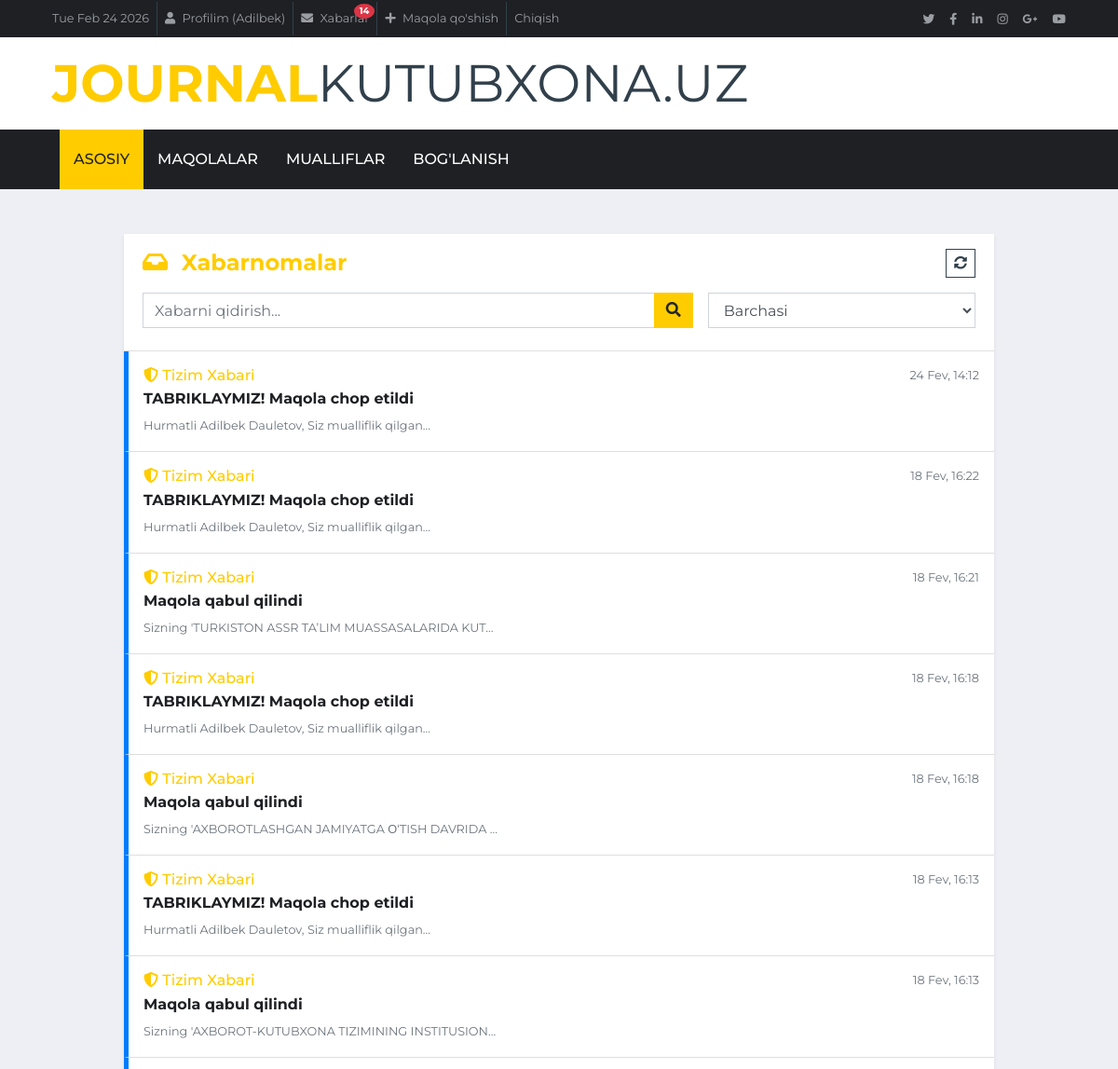
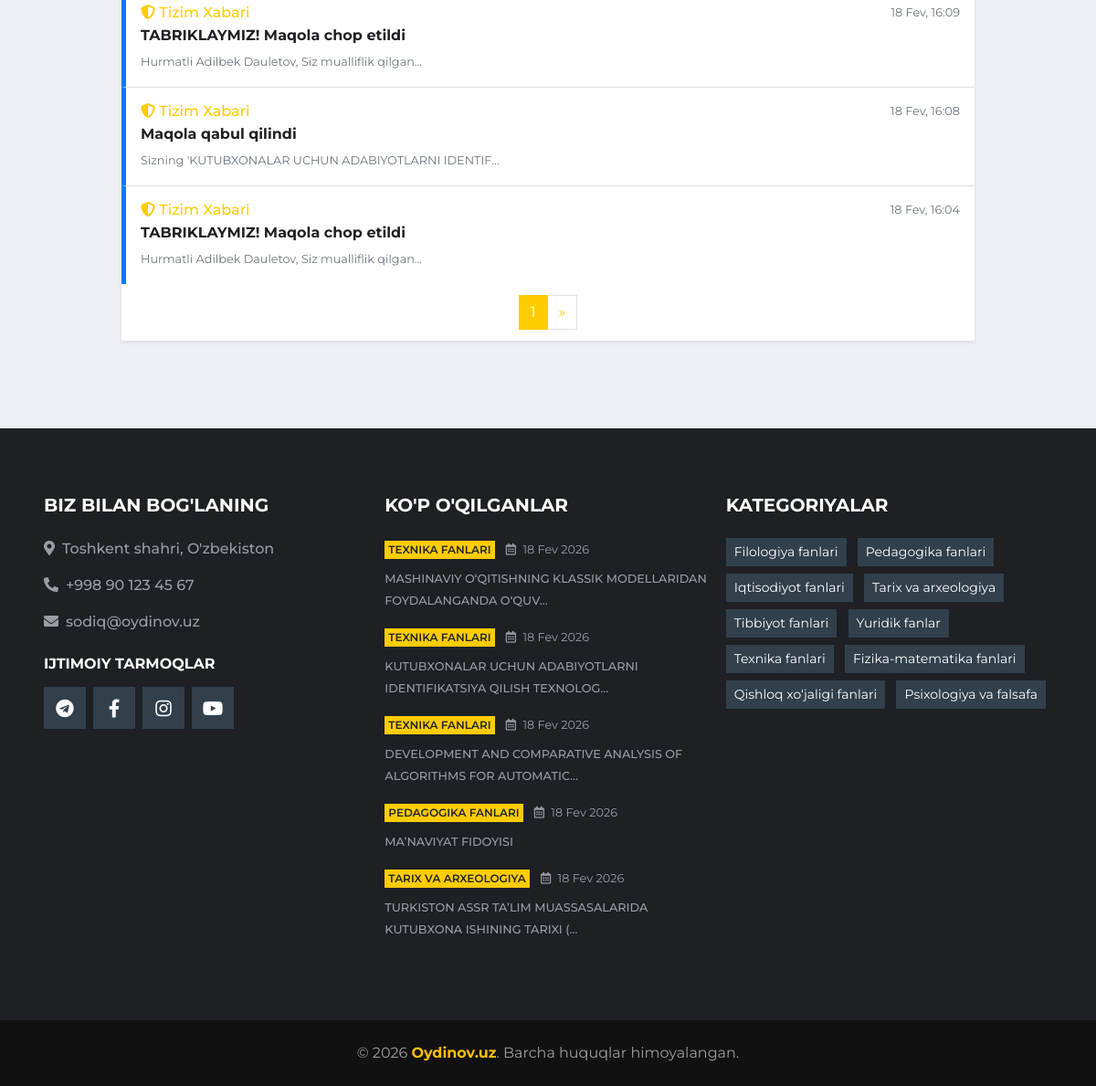
/inbox/ (signed in), run on the app's committed database (2 pictures, top to bottom).
### users/models.py (models this page shows, shortened)
class CustomUser(AbstractUser, BaseModel):
    bio = models.TextField(blank=True, null=True, verbose_name="Biografiya")
    institution = models.CharField(max_length=255, blank=True, null=True, verbose_name="Ish/O'qish joyi")
    avatar = models.ImageField(upload_to='avatars/', blank=True, null=True, verbose_name="Avatar")
    phone_number = models.CharField(max_length=20, verbose_name="Telefon raqam") # Majburiy
    telegram_username = models.CharField(max_length=50, blank=True, null=True, verbose_name="Telegram (@siz)")
    show_phone = models.BooleanField(default=False, verbose_name="Telefon raqam ko'rinsinmi?")
    show_email = models.BooleanField(default=False, verbose_name="Email ko'rinsinmi?")
    class Meta:
        verbose_name = "Foydalanuvchi"
        verbose_name_plural = "Foydalanuvchilar"

### communication/models.py (models this page shows, shortened)
class Message(models.Model):
    sender = models.ForeignKey(settings.AUTH_USER_MODEL, on_delete=models.SET_NULL, null=True, blank=True, related_name='sent_messages')
    recipient = models.ForeignKey(settings.AUTH_USER_MODEL, on_delete=models.CASCADE, related_name='received_messages')
    article = models.ForeignKey(Article, on_delete=models.SET_NULL, null=True, blank=True) # Qaysi maqola haqida?
    subject = models.CharField(max_length=255) # Mavzu
    body = models.TextField() # Xabar matni
    is_read = models.BooleanField(default=False) # O'qilganmi?
    created_at = models.DateTimeField(auto_now_add=True)
    class Meta:
        ordering = ['-created_at'] # Yangilari tepada

### articles/models.py (models this page shows, shortened)
class Article(BaseModel):
    STATUS_CHOICES = [
        ('draft', 'Qoralama'),
        ('submitted', 'Yuborilgan (Moderatsiyada)'),
        ('changes_requested', 'Tahrir talab etiladi'),
        ('rejected', 'Rad etilgan'),
        ('published', 'Chop etilgan'),
    ]
    title = models.CharField(max_length=500, verbose_name="Sarlavha")
    slug = models.SlugField(max_length=500, unique=True, blank=True)
    category = models.ForeignKey(Category, on_delete=models.SET_NULL, null=True, related_name='articles')
    submitter = models.ForeignKey(settings.AUTH_USER_MODEL, on_delete=models.CASCADE, related_name='submitted_articles')
    cover_image = models.ImageField(upload_to='covers/', blank=True, null=True, verbose_name="Muqova rasmi")
    abstract = models.TextField(verbose_name="Annotatsiya")
    is_resubmission = models.BooleanField(default=False)
    original_file = models.FileField(
        upload_to='articles/%Y/%m/',
        validators=[FileExtensionValidator(allowed_extensions=['pdf', 'doc', 'docx'])],
        verbose_name="Maqola fayli"
    )
    file_hash = models.CharField(max_length=64, blank=True, unique=True, verbose_name="Fayl Xeshi")
    keywords = models.CharField(max_length=255, help_text="Vergul bilan ajratilgan")
    references = models.TextField(blank=True, null=True, verbose_name="Adabiyotlar ro'yxati")
    status = models.CharField(max_length=20, choices=STATUS_CHOICES, default='draft')
    views = models.PositiveIntegerField(default=0)
    number = models.CharField(max_length=3, null=True, blank=True, verbose_name="Maqola raqami")
    year = models.CharField(max_length=4, null=True, blank=True, verbose_name="Nashr yili")

class Category(BaseModel):
    name = models.CharField(max_length=100, verbose_name="Kategoriya nomi")
    slug = models.SlugField(unique=True)
    class Meta:
        verbose_name_plural = "Kategoriyalar"

### communication/views.py (the view)
# urls.py: path('inbox/', InboxView.as_view(), name='inbox'),
class InboxView(LoginRequiredMixin, View):
    template_name = 'communication/inbox.html'
    def get(self, request):
        messages_list = Message.objects.filter(recipient=request.user).order_by('-created_at')
        status = request.GET.get('status')
        if status == 'unread':
            messages_list = messages_list.filter(is_read=False)
        elif status == 'read':
            messages_list = messages_list.filter(is_read=True)
        query = request.GET.get('q')
        if query:
            messages_list = messages_list.filter(
                Q(subject__icontains=query) |
                Q(body__icontains=query)
            )
        paginator = Paginator(messages_list, 10)
        page_number = request.GET.get('page')
        page_obj = paginator.get_page(page_number)
        context = {
            'messages': page_obj,
            'filter_status': status,
            'search_query': query
        }
        return render(request, self.template_name, context)

### templates/communication/inbox.html (shortened to what this page needs)
{% extends 'base.html' %}
{% block content %}
<div class="container py-5">
    <div class="row justify-content-center">
        <div class="col-lg-10">
            <div class="card shadow-sm border-0">
                <div class="card-header bg-white py-3">
                    <div class="d-flex justify-content-between align-items-center mb-3">
                        <h4 class="font-weight-bold text-primary mb-0"><i class="fas fa-inbox mr-2"></i> Xabarnomalar</h4>
                        <a href="{% url 'inbox' %}" class="btn btn-sm btn-outline-secondary"><i class="fas fa-sync-alt"></i></a>
                    </div>
                    <form method="get" class="row">
                        <div class="col-md-8 mb-2">
                            <div class="input-group">
                                <input type="text" name="q" class="form-control" placeholder="Xabarni qidirish..." value="{{ search_query|default:'' }}">
                                <div class="input-group-append">
                                    <button class="btn btn-primary" type="submit"><i class="fas fa-search"></i></button>
                                </div>
                            </div>
                        </div>
                        <div class="col-md-4">
                            <select name="status" class="form-control" onchange="this.form.submit()">
                                <option value="">Barchasi</option>
                            </select>
                        </div>
                    </form>
                </div>
                <div class="list-group list-group-flush">
                    {% for msg in messages %}
                    <a href="{% url 'message_detail' msg.pk %}" class="list-group-item list-group-item-action p-3 {% if not msg.is_read %}bg-light border-left-primary font-weight-bold{% endif %}" style="{% if not msg.is_read %}border-left: 5px solid #007bff;{% endif %}">
                        <div class="d-flex w-100 justify-content-between">
                            <h6 class="mb-1 text-dark">
                                {% if msg.sender %}
                                    {{ msg.sender.get_full_name|default:msg.sender.username }}
                                {% else %}
                                    <span class="text-primary"><i class="fas fa-shield-alt"></i> Tizim Xabari</span>
                                {% endif %}
                            </h6>
                            <small class="text-muted">{{ msg.created_at|date:"d M, H:i" }}</small>
                        </div>
                        <p class="mb-1 text-dark">{{ msg.subject }}</p>
                        <small class="text-muted">{{ msg.body|truncatechars:50 }}</small>
                    </a>
                    {% empty %}
                    <div class="text-center py-5">
                        <p class="text-muted">Xabarlar topilmadi.</p>
                    </div>
                    {% endfor %}
                </div>
                {% if messages.has_other_pages %}
                <div class="card-footer bg-white">
                    <ul class="pagination justify-content-center mb-0">
                        <li class="page-item active"><span class="page-link">{{ messages.number }}</span></li>
                        {% if messages.has_next %}
                            <li class="page-item"><a class="page-link" href="?page={{ messages.next_page_number }}&q={{ search_query }}&status={{ filter_status }}">&raquo;</a></li>
                        {% endif %}
                    </ul>
                </div>
                {% endif %}
            </div>
        </div>
    </div>
</div>
{% endblock %}

### templates/base.html (shortened to what this page needs)
{% load static %}
<!doctype html>
<html lang="en">
  <head>
    <link
      href="https://cdnjs.cloudflare.com/ajax/libs/font-awesome/5.15.0/css/all.min.css"
      rel="stylesheet"
    />
    <link href="https://cdn.jsdelivr.net/npm/select2@4.1.0-rc.0/dist/css/select2.min.css" rel="stylesheet" />
    <link rel="stylesheet" href="https://cdn.jsdelivr.net/npm/@ttskch/select2-bootstrap4-theme@x.x.x/dist/select2-bootstrap4.min.css">
    <link href="{% static 'lib/owlcarousel/assets/owl.carousel.min.css' %}" rel="stylesheet" />
    <link href="{% static 'css/style.css' %}" rel="stylesheet" />
  </head>
</html>
<body>
  <div class="container-fluid d-none d-lg-block">
    <div class="row align-items-center bg-dark px-lg-5">
      <div class="col-lg-9">
    <nav class="navbar navbar-expand-sm bg-dark p-0">
        <ul class="navbar-nav ml-n2">
            <li class="nav-item border-right border-secondary">
                <a class="nav-link text-body small" href="#">
                </a>
            </li>
            {% if user.is_authenticated %}
            <li class="nav-item border-right border-secondary">
                <a class="nav-link text-body small" href="{% url 'user_profile' user.username %}">
                    <i class="fa fa-user mr-1"></i> Profilim ({{ user.username }})
                </a>
            </li>
            <li class="nav-item border-right border-secondary position-relative">
                <a class="nav-link text-body small" href="{% url 'inbox' %}">
                    <i class="fa fa-envelope mr-1"></i> Xabarlar
                    {% if unread_count > 0 %}
                    <span class="badge badge-danger rounded-circle position-absolute"
                          style="top: 2px; right: 2px; font-size: 10px; padding: 3px 6px;">
                        {{ unread_count }}
                    </span>
                    {% endif %}
                </a>
            </li>
            <li class="nav-item border-right border-secondary">
                <a class="nav-link text-body small" href="{% url 'article_create' %}">
                    <i class="fa fa-plus mr-1"></i> Maqola qo'shish
                </a>
            </li>
            <li class="nav-item">
                <form action="{% url 'logout' %}" method="post" style="display: inline;">
                    <button type="submit" class="nav-link text-body small bg-transparent border-0" style="cursor: pointer;">
                        Chiqish
                    </button>
                </form>
            </li>
        {% endif %}
        </ul>
    </nav>
</div>
      <div class="col-lg-3 text-right d-none d-md-block">
        <nav class="navbar navbar-expand-sm bg-dark p-0">
          <ul class="navbar-nav ml-auto mr-n2">
            <li class="nav-item">
              <a class="nav-link text-body" href="#"
                ><small class="fab fa-twitter"></small
              ></a>
            </li>
            <li class="nav-item">
              <a class="nav-link text-body" href="#"
                ><small class="fab fa-facebook-f"></small
              ></a>
            </li>
            <li class="nav-item">
              <a class="nav-link text-body" href="#"
                ><small class="fab fa-linkedin-in"></small
              ></a>
            </li>
            <li class="nav-item">
              <a class="nav-link text-body" href="#"
                ><small class="fab fa-instagram"></small
              ></a>
            </li>
            <li class="nav-item">
              <a class="nav-link text-body" href="#"
                ><small class="fab fa-google-plus-g"></small
              ></a>
            </li>
            <li class="nav-item">
              <a class="nav-link text-body" href="#"
                ><small class="fab fa-youtube"></small
              ></a>
            </li>
          </ul>
        </nav>
      </div>
    </div>
    <div class="row align-items-center bg-white py-3 px-lg-5">
      <div class="col-lg-4">
        <a href="{% url 'index' %}" class="navbar-brand p-0 d-none d-lg-block">
          <h1 class="m-0 display-4 text-uppercase text-primary">
            Journal<span class="text-secondary font-weight-normal">kutubxona.uz</span>
          </h1>
        </a>
      </div>
    </div>
  </div>
  <div class="container-fluid p-0">
    <nav
      class="navbar navbar-expand-lg bg-dark navbar-dark py-2 py-lg-0 px-lg-5"
    >
      <div
        class="collapse navbar-collapse justify-content-between px-0 px-lg-3"
        id="navbarCollapse"
      >
        <div class="navbar-nav mr-auto py-0">
          <a href="{% url 'index' %}" class="nav-item nav-link active">Asosiy</a>
          <a href="{% url 'article_list' %}" class="nav-item nav-link">Maqolalar</a>
          <a href="{% url 'author_list' %}" class="nav-item nav-link">Mualliflar</a>
          <a href="{% url 'contact' %}" class="nav-item nav-link">Bog'lanish</a>
        </div>
      </div>
    </nav>
  </div>
  {% block content %}
  {% endblock content %}
<div class="container-fluid bg-dark pt-5 px-sm-3 px-md-5 mt-5">
    <div class="row py-4">
        <div class="col-lg-4 col-md-6 mb-5">
            <h5 class="mb-4 text-white text-uppercase font-weight-bold">
                Biz bilan bog'laning
            </h5>
            <p class="font-weight-medium">
                <i class="fa fa-map-marker-alt mr-2"></i>Toshkent shahri, O'zbekiston
            </p>
            <p class="font-weight-medium">
                <i class="fa fa-phone-alt mr-2"></i>+998 90 123 45 67
            </p>
            <p class="font-weight-medium">
                <i class="fa fa-envelope mr-2"></i>sodiq@oydinov.uz
            </p>
            <h6 class="mt-4 mb-3 text-white text-uppercase font-weight-bold">
                Ijtimoiy tarmoqlar
            </h6>
            <div class="d-flex justify-content-start">
                <a class="btn btn-lg btn-secondary btn-lg-square mr-2" href="#"><i class="fab fa-telegram"></i></a>
                <a class="btn btn-lg btn-secondary btn-lg-square mr-2" href="#"><i class="fab fa-facebook-f"></i></a>
                <a class="btn btn-lg btn-secondary btn-lg-square mr-2" href="#"><i class="fab fa-instagram"></i></a>
                <a class="btn btn-lg btn-secondary btn-lg-square" href="#"><i class="fab fa-youtube"></i></a>
            </div>
        </div>
        <div class="col-lg-4 col-md-6 mb-5">
            <h5 class="mb-4 text-white text-uppercase font-weight-bold">
                Ko'p o'qilganlar
            </h5>
            {% for article in footer_popular %}
            <div class="mb-3">
                <div class="mb-2">
                    <a class="badge badge-primary text-uppercase font-weight-semi-bold p-1 mr-2" href="{% url 'article_list' %}?category={{ article.category.id }}">
                        {{ article.category.name }}
                    </a>
                    <span class="text-body small"><i class="far fa-calendar-alt mr-1"></i> {{ article.created_at|date:"d M Y" }}</span>
                </div>
                <a class="small text-body text-uppercase font-weight-medium" href="{% url 'article_detail' article.slug %}">
                    {{ article.title|truncatechars:65 }}
                </a>
            </div>
            {% empty %}
                <p class="text-muted">Hozircha maqolalar yo'q.</p>
            {% endfor %}
        </div>
        <div class="col-lg-4 col-md-6 mb-5">
            <h5 class="mb-4 text-white text-uppercase font-weight-bold">
                Kategoriyalar
            </h5>
            <div class="m-n1">
                {% for cat in footer_categories %}
                    <a href="{% url 'article_list' %}?category={{ cat.id }}" class="btn btn-sm btn-secondary m-1">
                        {{ cat.name }}
                    </a>
                {% empty %}
                    <span class="text-muted">Kategoriyalar mavjud emas</span>
                {% endfor %}
            </div>
        </div>
    </div>
</div>
<div class="container-fluid py-4 px-sm-3 px-md-5" style="background: #111111">
    <p class="m-0 text-center">
        &copy; 2026 <a href="{% url 'index' %}" class="text-warning font-weight-bold">Oydinov.uz</a>. Barcha huquqlar himoyalangan.
        <br>
    </p>
</div>
</body>
</html>

### data on the page
CustomUser: username "Adilbek"
Message: shows "Tizim Xabari", created_at "24 Fev, 14:12", subject "TABRIKLAYMIZ! Maqola chop etildi", body "Hurmatli Adilbek Dauletov, Siz mualliflik qilgan…"
Message: shows "Tizim Xabari", created_at "18 Fev, 16:22", subject "TABRIKLAYMIZ! Maqola chop etildi", body "Hurmatli Adilbek Dauletov, Siz mualliflik qilgan…"
Message: shows "Tizim Xabari", created_at "18 Fev, 16:21", subject "Maqola qabul qilindi", body "Sizning 'TURKISTON ASSR TA’LIM MUASSASALARIDA KUT…"
Message: shows "Tizim Xabari", created_at "18 Fev, 16:18", subject "TABRIKLAYMIZ! Maqola chop etildi", body "Hurmatli Adilbek Dauletov, Siz mualliflik qilgan…"
Message: shows "Tizim Xabari", created_at "18 Fev, 16:18", subject "Maqola qabul qilindi", body "Sizning 'AXBOROTLASHGAN JAMIYATGA О‘TISH DAVRIDA …"
Message: shows "Tizim Xabari", created_at "18 Fev, 16:13", subject "TABRIKLAYMIZ! Maqola chop etildi", body "Hurmatli Adilbek Dauletov, Siz mualliflik qilgan…"
Message: shows "Tizim Xabari", created_at "18 Fev, 16:13", subject "Maqola qabul qilindi", body "Sizning 'AXBOROT-KUTUBXONA TIZIMINING INSTITUSION…"
Message: shows "Tizim Xabari", created_at "18 Fev, 16:09", subject "TABRIKLAYMIZ! Maqola chop etildi", body "Hurmatli Adilbek Dauletov, Siz mualliflik qilgan…"
Message: shows "Tizim Xabari", created_at "18 Fev, 16:08", subject "Maqola qabul qilindi", body "Sizning 'KUTUBXONALAR UCHUN ADABIYOTLARNI IDENTIF…"
Message: shows "Tizim Xabari", created_at "18 Fev, 16:04", subject "TABRIKLAYMIZ! Maqola chop etildi", body "Hurmatli Adilbek Dauletov, Siz mualliflik qilgan…"
Article: category.name "TEXNIKA FANLARI", created_at "18 Fev 2026", title "MASHINAVIY O‘QITISHNING KLASSIK MODELLARIDAN FOYDALANGANDA O‘QUV…"
Article: category.name "TEXNIKA FANLARI", created_at "18 Fev 2026", title "KUTUBXONALAR UCHUN ADABIYOTLARNI IDENTIFIKATSIYA QILISH TEXNOLOG…"
Article: category.name "TEXNIKA FANLARI", created_at "18 Fev 2026", title "DEVELOPMENT AND COMPARATIVE ANALYSIS OF ALGORITHMS FOR AUTOMATIC…"
Article: category.name "PEDAGOGIKA FANLARI", created_at "18 Fev 2026", title "MA’NAVIYAT FIDOYISI"
Article: category.name "TARIX VA ARXEOLOGIYA", created_at "18 Fev 2026", title "TURKISTON ASSR TA’LIM MUASSASALARIDA KUTUBXONA ISHINING TARIXI (…"
Category: name "Filologiya fanlari"
Category: name "Pedagogika fanlari"
Category: name "Iqtisodiyot fanlari"
Category: name "Tarix va arxeologiya"
Category: name "Tibbiyot fanlari"
Category: name "Yuridik fanlar"
Category: name "Texnika fanlari"
Category: name "Fizika-matematika fanlari"
Category: name "Qishloq xo‘jaligi fanlari"
Category: name "Psixologiya va falsafa"

### other printed values
{{ unread_count }} "14"
{{ messages.number }} "1"
